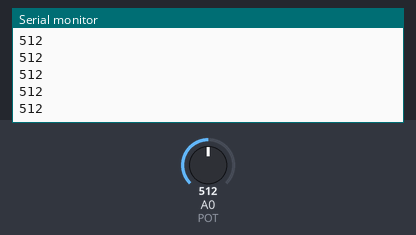
A sketch run on a simulated Arduino Uno, built with avr-gcc and run on an emulated ATmega328P. Parts: the last lines printed to the serial monitor. Inputs (shaded band) come from the test bench; at power-on: A0 (POT) = 512.

Above: at 1.2 s.
1.3 s: A0 (POT) set to 716
At 2.3 s:
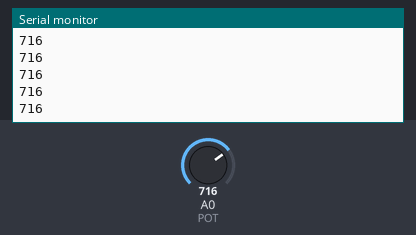
2.8 s: A0 (POT) set to 900
At 3.5 s:
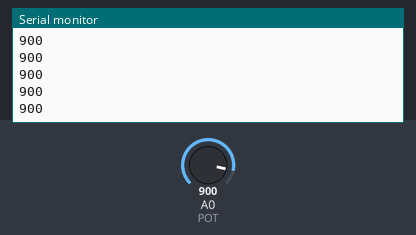
Timing chart, 0 to 5.8 s (numbered marks = the images above; inputs shaded):
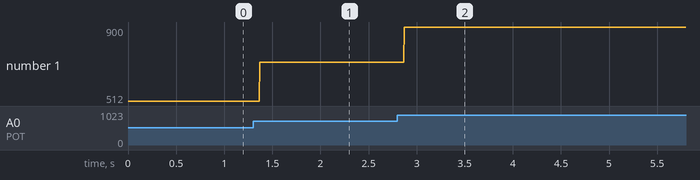

The sketch:

Potentiometer_Reading.ino
```cpp
/*
A 3-bit ADC has three bits of resolution. Because 2 =
8, there are a total of eight logic levels, from 0 to 7.
Therefore, any analog value that is passed to a 3-bit
ADC will have to be assigned a value from 0 to 7


and Arduino UNO uses a 10 bit = 2^10 logical levels
*/


const int POT = 0;
int val = 0;

void setup(){
  Serial.begin(9600); //Initialize (start) serial communication at 9600 bits per second
/*Serial.begin() takes
one argument that specifies the communication speed,
or baud rate. The baud rate specifies the number of
bits being transferred per second
	*/
}

void loop(){
  val = analogRead(POT); // It will read the analog values from the Potentiometer
  Serial.println(val); // It will print the values from the arduino in computer
}


/*
DIGITAL signals, are discrete, binary (0s and 1s) signals representing data as square waves,
offering higher speed, stability, and immunity to noise
*/

/*
ANALOG signals, are continuous, variable waveforms representing data as, for example, sound or
temperature, making them highly detailed but prone to noise
*/


/*
To convert a digital signal to an analog one with an Arduino, you can use one of the following
methods, depending on your board and application: using Pulse Width Modulation (PWM), employing
an external Digital-to-Analog Converter (DAC) chip, or building a custom resistor-based DAC circuit.


->Hardware: Use digital pins marked with a tilde (~) (e.g., pins 3, 5, 6, 9, 10, and 11 on most boards).
->Code: Use the analogWrite(pin, value) function.
	- pin is the PWM-enabled digital pin number.
	- value is a number from 0 (always off, 0V average) to 255 (always on, 5V average).


*/


/*
In Arduino, analog to digital conversion (ADC) is already built-in.
You don’t manually convert it — you use analogRead().
*/
```

Measured:
- after the input at 1.3 s, the serial monitor: prints a new line after 0.07 s (image 1)
- after the input at 2.8 s, the serial monitor: prints a new line after 0.07 s (image 2)
- plotted number 1: 512 → 716 after the input at 1.3 s, 716 → 900 after the input at 2.8 s
